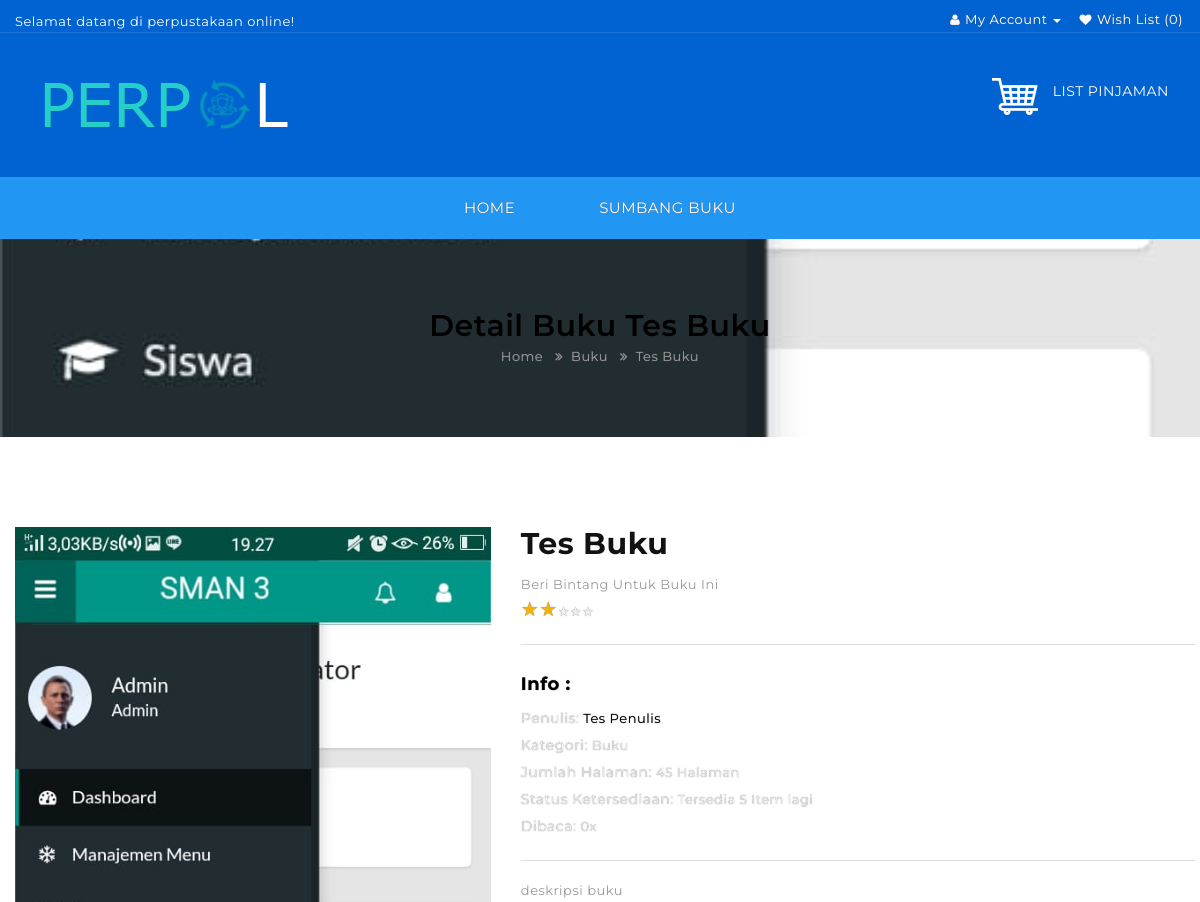
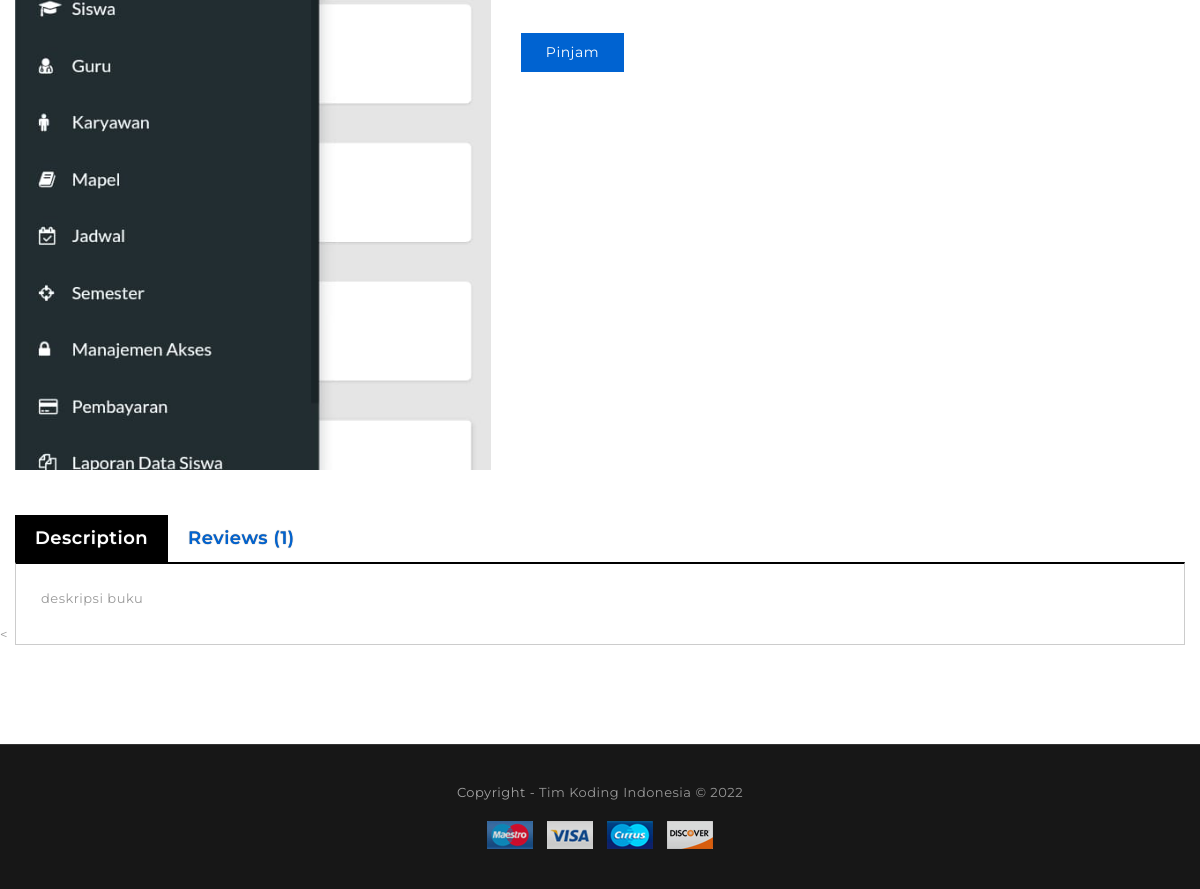
Page /home/detail/tes-buku-1574508313 on the committed database (2 pictures, top to bottom).
### tables this page shows
CREATE TABLE `tb_buku` (
  `id_buku` int(11) NOT NULL,
  `url_buku` varchar(80) NOT NULL,
  `judul_buku` varchar(50) NOT NULL,
  `penulis_buku` varchar(50) NOT NULL,
  `jumlah_buku` int(11) NOT NULL,
  `kategori_buku` varchar(50) NOT NULL,
  `jml_halaman` int(11) NOT NULL,
  `deskripsi_buku` text NOT NULL,
  `foto_buku` varchar(80) NOT NULL,
  `link_buku` text NOT NULL,
  `tgl_input_buku` timestamp NOT NULL DEFAULT current_timestamp(),
  `jml_bintang` int(11) NOT NULL
);

### application/controllers/Home.php (called while the page is built, shortened)
<?php
class Home extends CI_Controller {
	public function __construct() {
		$this->load->model('Home_model');
	}
	public function detail($id) {
		$data['title'] = 'Detail';
		$data['datapinjaman'] = $this->Home_model->data_pinjaman();
		$data['t_pinjaman'] = $this->db->get_where('tb_pinjaman',['id_user_pinjaman' =>	$this->session->userdata('id')])->num_rows();
		$data['bukuid'] = $this->Home_model->bukubyid($id);
		$this->load->view('home/header', $data);
		$this->load->view('home/detail', $data);
		$this->load->view('home/footer');
	}
}

### index.php (called while the page is built, shortened)
<?php
require_once BASEPATH.'core/CodeIgniter.php';

### application/models/Home_model.php (called while the page is built, shortened)
<?php
class Home_model extends CI_Model {
	public function bukubyid($id) {
		return $this->db->get_where('tb_buku', ['url_buku' => $id])->row_array();
	}
	public function data_pinjaman() {
		$this->db->select('*');
		$this->db->from('tb_pinjaman');
		$this->db->join('tb_buku', 'tb_buku.id_buku = tb_pinjaman.id_buku_pinjaman');
		$this->db->where('id_user_pinjaman', $this->session->userdata('id'));
		return $this->db->get()->result_array();
	}
}

### application/views/home/detail.php (the view, shortened to what this page needs)
<div class="breadcrumb parallax-container">
  <div class="parallax"><img src="<?php echo base_url(); ?>assets/buku/<?php echo $bukuid['foto_buku']; ?>" alt="#"></div>
  <h1><?php echo $title; ?> <?php echo $bukuid['kategori_buku']; ?> <?php echo $bukuid['judul_buku']; ?></h1>
  <ul>
    <li><a href="<?php echo base_url(); ?>home">Home</a></li>
    <li><a href=""><?php echo $bukuid['kategori_buku']; ?></a></li>
    <li><a href="#"><?php echo $bukuid['judul_buku']; ?></a></li>
  </ul>
</div>
<div class="container">
  <div class="row">
    <div class="content col-sm-12">
      <div class="row">
        <div class="col-sm-5">
          <div class="thumbnails">
            <div><a class="thumbnail fancybox" href="image/product/product8.jpg" title="<?php echo $bukuid['judul_buku']; ?>"><img src="<?php echo base_url(); ?>assets/buku/<?php echo $bukuid['foto_buku']; ?>" title="<?php echo $bukuid['judul_buku']; ?>" alt="<?php echo $bukuid['judul_buku']; ?>" /></a></div>
          </div>
        </div>
        <div class="col-sm-7 prodetail">
          <h1 class="productpage-title"><?php echo $bukuid['judul_buku']; ?></h1>
          <?php if($this->session->userdata('status_login') != 'sudah_login') { ?>
            <div class="rating"> Beri Bintang Untuk Buku Ini
            <?php echo "<div id='rate-$bukuid[id_buku]'>
        <input type='hidden' name='rating' id='rating' value='$bukuid[jml_bintang]'>
          <ul onMouseOut=\"resetRating($bukuid[id_buku])\">";
              for($i=1; $i<=5; $i++) {
              if($i <= $bukuid["jml_bintang"]){ $selected = "selected"; }else{ $selected = ""; }
                echo "<li class='$selected' onmouseover=\"highlightStar(this,$bukuid[id_buku])\" onmouseout=\"removeHighlight($bukuid[id_buku]);\" onClick=\"noRating()\">&#9733;</li>";
              }
          echo "<ul>
        </div>"; ?>
            </div>
          <?php } ?>
          <hr>
          <ul class="list-unstyled productinfo-details-top">
            <li>
              <h2 class="productpage-price">Info :</h2>
            </li>
          </ul>
          <?php $cek = $this->db->get_where('tb_pinjaman',['id_buku_pinjaman' => $bukuid['id_buku']])->num_rows(); ?>
          <ul class="list-unstyled product_info">
            <li>
              <label>Penulis:</label>
              <span> <a><?php echo $bukuid['penulis_buku']; ?></a></span></li><br>
            <li>
              <label>Kategori:</label>
              <span> <?php echo $bukuid['kategori_buku']; ?></span></li><br>
              <li>
              <label>Jumlah Halaman:</label>
              <span> <?php echo $bukuid['jml_halaman']; ?> Halaman</span></li><br>
            <li>
              <label>Status Ketersediaan:</label>
              <span>
                  <?php if($bukuid['jumlah_buku'] != 0) { ?>
                                             Tersedia <?php echo $bukuid['jumlah_buku']; ?> Item lagi
                                          <?php }else { ?>
                                             Kosong
                                          <?php } ?>
              </span></li> <br>
              <li>
              <label>Dibaca:</label>
              <span> <?php echo $cek; ?>x</span></li><br>
          </ul>
          <hr>
          <p class="product-desc"> <?php echo $bukuid['deskripsi_buku']; ?></p>
          <div id="product">
            <div class="form-group">
              <?php if($bukuid['jumlah_buku'] == 0) { ?>
                <a class="btn btn-primary" onclick="nol();"> Pinjam</a>
              <?php }else { ?>
                <a href="<?php echo base_url(); ?>home/pinjam/<?php echo $bukuid['id_buku']; ?>" class="btn btn-primary"> Pinjam</a>
              <?php } ?>
            </div>
          </div>
        </div>
      </div>
      <div class="productinfo-tab">
        <ul class="nav nav-tabs">
          <li class="active"><a href="#tab-description" data-toggle="tab">Description</a></li>
          <li><a href="#tab-review" data-toggle="tab">Reviews (1)</a></li>
        </ul>
        <div class="tab-content">
          <div class="tab-pane active" id="tab-description">
            <div class="cpt_product_description ">
              <div>
                <p> <?php echo $bukuid['deskripsi_buku']; ?></p>
              </div>
            </div>
            </div>
        </div>
      </div>
  </div>
</div>
</div>
<

### assets_home/css/stylesheet.css (style rules this page uses)
body { font-family: "Montserrat", Helvetica, Arial, sans-serif; font-weight: 400; color: #999; font-size: 13px; line-height: 1.5; position: relative; background: #FFF; letter-spacing: 0.5px; }
h1, h2, h3, h4, h5, h6 { color: #121212; font-family: Montserrat; }
h1 { font-size: 18px; font-weight: 400; text-transform: uppercase; font-family: Montserrat; }
h2 { font-size: 16px; font-weight: 600; font-family: Montserrat; }
a { color: #000; text-decoration: none; }
label { font-size: 14px; font-weight: 400; margin: 3px 0; }
.nav-tabs { margin-bottom: 15px; }
.content { min-height: 600px; }
.parallax-container { position: relative; overflow: hidden; height: auto; margin-top: 100px; }
.parallax { position: absolute; top: 0; left: 0; right: 0; bottom: 0; z-index: -1; }
.parallax img { display: none; position: absolute; left: 50%; bottom: 0; min-width: 100%; min-height: 100%; transform: translate3d(0, 0, 0); transform: translateX(-50%); }
.breadcrumb { padding: 70px 0 !important; margin: 0 0 90px !important; text-align: center; }
.breadcrumb h1 { font-size: 30px; font-weight: 600; text-transform: none; color: #000; margin: 0 0 5px; position: relative; }
.breadcrumb a { color: #999; background-color: transparent !important; border: none !important; padding: 0 !important; position: relative !important; }
.breadcrumb >ul> li + li::before { content: ""; font-family: "FontAwesome"; padding: 0 8px; position: relative; color: #999; }
.btn { padding: 9px 25px; font-size: 14px; color: #0063d1; font-weight: 400; border: 1px solid #0063d1; display: inline-block; background: rgba(255, 255, 255, 0); }
.btn-primary { color: #ffffff; background: #0063d1; border: none; transition: color 0.3s ease 0s, border 0.3s ease 0s, background 0.3s ease 0s; }
.rating { margin-top: 15px; }
.thumbnails { clear: both; list-style: none; padding: 0; margin: 0; }
.productpage-title { font-weight: bold; text-transform: none; font-size: 30px; }
.productinfo-tab { margin: 25px 0 -20px; }
.nav-tabs { padding: 0; margin: 0; }
.nav-tabs>li>a { padding: 10px 20px; margin: 0; border: 0; color: #0063d1; }
.nav-tabs>li.active>a { background: #000; padding: 10px 20px; margin: 0; color: #fff; }
.productinfo-tab .tab-content { border-style: solid; border-width: 2px 0 0; overflow: hidden; padding: 25px; border: 1px solid #CCC; border-top: 2px solid #000000; }
.col-sm-7.prodetail { padding: 0 0 0 20px; }
.productinfo-details-top, .productinfo-details-bottom { line-height: 25px; overflow: hidden; }
#product { clear: both; margin-top: 35px; }
.productpage-price { font-size: 18px; color: #000; font-weight: bold; margin: 10px 0; }
ul { padding: 0; margin: 0; }

### application/views/home/header.php (style rules this page uses)
.highlight, .selected { color:#F4B30A;font-size: 20px; }
ul { margin:0; padding:0; }
li { cursor:pointer; list-style-type: none; display: inline-block; color: #F0F0F0; text-shadow: 0 0 1px #666666; }

### rows in the picture
tb_buku: foto_buku (picture), kategori_buku "Buku", judul_buku "Tes Buku", penulis_buku "Tes Penulis", jml_halaman "45", jumlah_buku "5", deskripsi_buku "deskripsi buku"

### other values in the picture
$title "Detail"
$cek "0"
